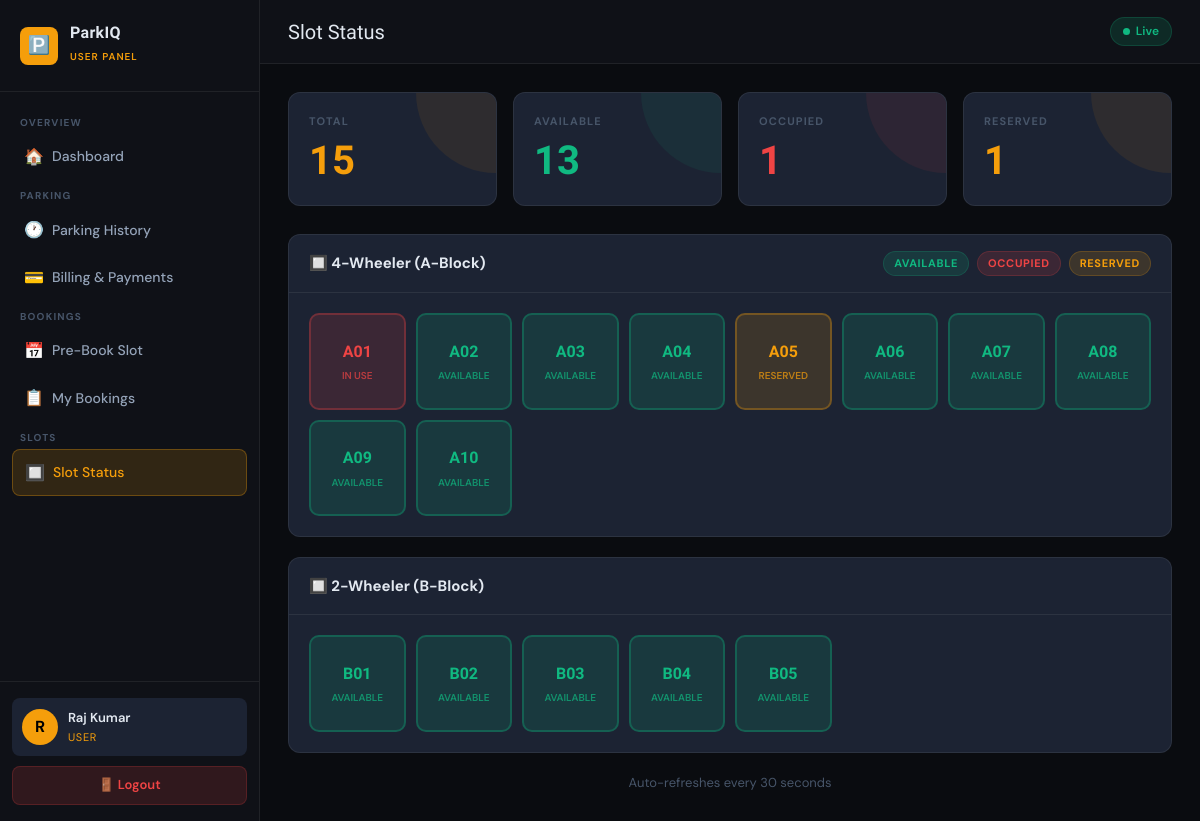
The page /user/slots.php (signed in) on the database its author committed.
### tables this page shows
CREATE TABLE IF NOT EXISTS vehicles (
    id INT AUTO_INCREMENT PRIMARY KEY,
    user_id INT,
    vehicle_number VARCHAR(20) NOT NULL,
    vehicle_type ENUM('2W','4W') DEFAULT '4W',
    owner_name VARCHAR(100),
    slot_id INT,
    entry_time DATETIME,
    exit_time DATETIME,
    status ENUM('parked','exited') DEFAULT 'parked',
    created_at TIMESTAMP DEFAULT CURRENT_TIMESTAMP,
    updated_at TIMESTAMP DEFAULT CURRENT_TIMESTAMP ON UPDATE CURRENT_TIMESTAMP,
    FOREIGN KEY (user_id) REFERENCES users(id) ON DELETE SET NULL,
    FOREIGN KEY (slot_id) REFERENCES parking_slots(id) ON DELETE SET NULL
);

CREATE TABLE IF NOT EXISTS parking_slots (
    id INT AUTO_INCREMENT PRIMARY KEY,
    slot_number VARCHAR(10) NOT NULL UNIQUE,
    slot_type ENUM('2W','4W') DEFAULT '4W',
    status ENUM('available','occupied','reserved') DEFAULT 'available',
    created_at TIMESTAMP DEFAULT CURRENT_TIMESTAMP,
    updated_at TIMESTAMP DEFAULT CURRENT_TIMESTAMP ON UPDATE CURRENT_TIMESTAMP
);

### user/slots.php (the view, shortened to what this page needs)
<?php
require_once '../includes/config.php';
$slots = $conn->query("SELECT ps.*, v.vehicle_number FROM parking_slots ps LEFT JOIN vehicles v ON v.slot_id=ps.id AND v.status='parked' ORDER BY ps.slot_type, ps.slot_number");
$all=[];
while($r=$slots->fetch_assoc()) $all[]=$r;
$avail=count(array_filter($all,fn($s)=>$s['status']==='available'));
$occup=count(array_filter($all,fn($s)=>$s['status']==='occupied'));
$resvd=count(array_filter($all,fn($s)=>$s['status']==='reserved'));
?>
<!DOCTYPE html>
<html lang="en">
<head>
<link rel="stylesheet" href="../css/style.css">
</head>
<body>
<div class="dashboard-wrapper">
  <?php include '../includes/user_sidebar.php'; ?>
  <div class="main-content">
    <div class="topbar">
      <div class="flex items-center gap-3">
        <span class="topbar-title">Slot Status</span>
      </div>
      <div class="topbar-right"><div class="live-badge"><div class="live-dot"></div>Live</div></div>
    </div>
    <div class="page-content">
      <div class="stats-grid fade-in">
        <div class="stat-card amber"><div class="stat-label">Total</div><div class="stat-value"><?=count($all)?></div></div>
        <div class="stat-card green"><div class="stat-label">Available</div><div class="stat-value"><?=$avail?></div></div>
        <div class="stat-card red"><div class="stat-label">Occupied</div><div class="stat-value"><?=$occup?></div></div>
        <div class="stat-card amber"><div class="stat-label">Reserved</div><div class="stat-value"><?=$resvd?></div></div>
      </div>
      <div class="card fade-in">
        <div class="card-header">
          <span class="card-title">🔲 4-Wheeler (A-Block)</span>
          <div class="flex gap-2" style="font-size:12px">
            <span class="badge badge-green">Available</span>
            <span class="badge badge-red">Occupied</span>
            <span class="badge badge-yellow">Reserved</span>
          </div>
        </div>
        <div class="card-body">
          <div class="slots-grid">
            <?php foreach ($all as $s): if ($s['slot_type']!=='4W') continue; ?>
            <div class="slot-box slot-<?=$s['status']?>">
              <?=$s['slot_number']?>
              <span class="slot-type"><?=$s['status']==='occupied'?'IN USE':strtoupper($s['status'])?></span>
            </div>
            <?php endforeach; ?>
          </div>
        </div>
      </div>
      <div class="card fade-in">
        <div class="card-header"><span class="card-title">🔲 2-Wheeler (B-Block)</span></div>
        <div class="card-body">
          <div class="slots-grid">
            <?php foreach ($all as $s): if ($s['slot_type']!=='2W') continue; ?>
            <div class="slot-box slot-<?=$s['status']?>">
              <?=$s['slot_number']?>
              <span class="slot-type"><?=$s['status']==='occupied'?'IN USE':strtoupper($s['status'])?></span>
            </div>
            <?php endforeach; ?>
          </div>
        </div>
      </div>
      <p class="text-muted text-center" style="margin-top:10px">Auto-refreshes every 30 seconds</p>
    </div>
  </div>
</div>
</body>
</html>

### includes/user_sidebar.php (shortened to what this page needs)
<?php
$name = $_SESSION['name'] ?? 'User';
$initial = strtoupper(substr($name, 0, 1));
?>
<aside class="sidebar" id="sidebar">
  <div class="sidebar-logo">
    <div class="logo-icon">🅿️</div>
    <div>
      <h2>ParkIQ</h2>
      <span>User Panel</span>
    </div>
  </div>
  <nav class="sidebar-nav">
    <span class="nav-section-label">Overview</span>
    <a href="dashboard.php" class="nav-item">
      <span class="nav-icon">🏠</span> Dashboard
    </a>
    <span class="nav-section-label">Parking</span>
    <a href="history.php" class="nav-item">
      <span class="nav-icon">🕐</span> Parking History
    </a>
    <a href="billing.php" class="nav-item">
      <span class="nav-icon">💳</span> Billing & Payments
    </a>
    <span class="nav-section-label">Bookings</span>
    <a href="booking.php" class="nav-item">
      <span class="nav-icon">📅</span> Pre-Book Slot
    </a>
    <a href="my_bookings.php" class="nav-item">
      <span class="nav-icon">📋</span> My Bookings
    </a>
    <span class="nav-section-label">Slots</span>
    <a href="slots.php" class="nav-item">
      <span class="nav-icon">🔲</span> Slot Status
    </a>
  </nav>
  <div class="sidebar-footer">
    <div class="user-card">
      <div class="user-avatar"><?= $initial ?></div>
      <div class="user-info">
        <div class="user-name"><?= htmlspecialchars($name) ?></div>
        <div class="user-role">User</div>
      </div>
    </div>
    <a href="#" class="btn-logout"
       onclick="event.preventDefault(); document.getElementById('logoutForm').submit();">
      🚪 Logout
    </a>
  </div>
</aside>

### rows shown on the page
vehicles: slot.slot_number "A01", shows "IN USE"
parking_slots: slot_number "A02", status "AVAILABLE"
parking_slots: slot_number "A03", status "AVAILABLE"
parking_slots: slot_number "A04", status "AVAILABLE"
parking_slots: slot_number "A05", status "RESERVED"
parking_slots: slot_number "A06", status "AVAILABLE"
parking_slots: slot_number "A07", status "AVAILABLE"
parking_slots: slot_number "A08", status "AVAILABLE"
parking_slots: slot_number "A09", status "AVAILABLE"
parking_slots: slot_number "A10", status "AVAILABLE"
parking_slots: slot_number "B01", status "AVAILABLE"
parking_slots: slot_number "B02", status "AVAILABLE"
parking_slots: slot_number "B03", status "AVAILABLE"
parking_slots: slot_number "B04", status "AVAILABLE"
parking_slots: slot_number "B05", status "AVAILABLE"

### other values the page prints
$initial "R"
$name "Raj Kumar"
count($all) "15"
$avail "13"
$occup "1"
$resvd "1"
